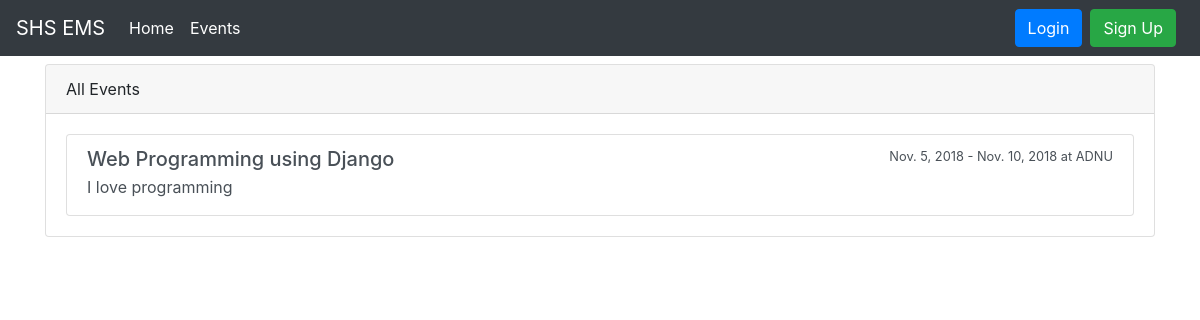
Page /events/ on the earlier database version.
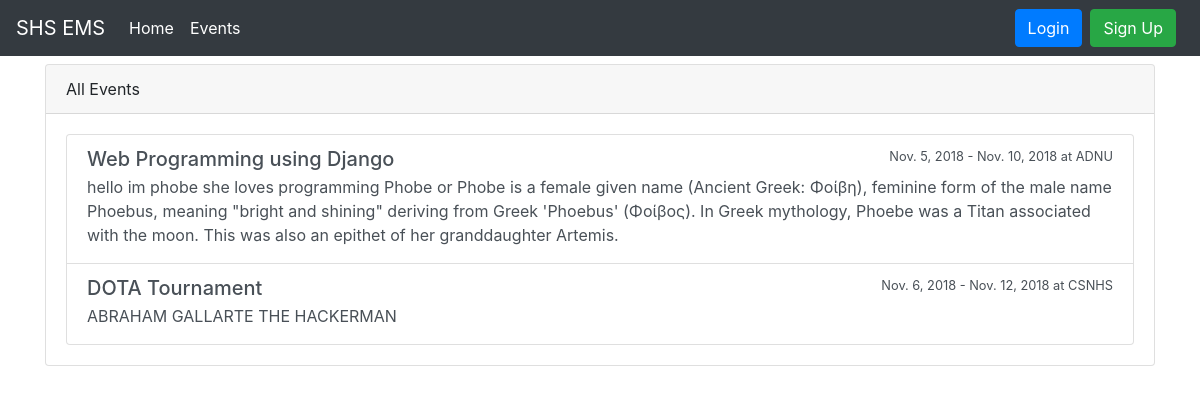
Same page on the later database version.
### events/models.py (models this page shows, shortened)
class Event(models.Model):
    name = models.CharField("Name of Event", max_length = 100, default = "")
    description = models.TextField("Description", max_length = 2000, blank = True)
    max_slots = models.IntegerField("Max Slots", blank = True, null = True)
    date_from = models.DateField("Start Date")
    date_to = models.DateField("End Date")
    time_from = models.TimeField("Start Time")
    time_to = models.TimeField("End Time")
    venue = models.CharField("Venue", max_length = 100)
    date_created = models.DateTimeField("Date Created", auto_now_add = True)
    creator = models.ForeignKey(to="users.Participant", on_delete = models.CASCADE)

### events/views.py (the view)
# urls.py: path("events/", EventListView.as_view(), name="event_list"),
class EventListView(ListView):
    model = Event
    template_name = "event_list.html"
    context_object_name = "event_list"

### templates/event_list.html (shortened to what this page needs)
{% extends "base.html" %}
{% block content %}
<div class="list-group">
    <div class="card mt-2">
            <div class="card-header">
              All Events
            </div>
            <div class="card-body">
              <div class="list-group">
                    {% for event in event_list %}
                    <a href="{% url 'event_detail' event.pk %}" class="list-group-item list-group-item-action flex-column align-items-start">
                      <div class="d-flex w-100 justify-content-between">
                        <h5 class="mb-1">{{ event.name }}</h5>
                        <small>{{ event.date_from }} - {{ event.date_to }} at {{ event.venue }}</small>
                      </div>
                      <p class="mb-1">{{ event.description | slice:":500"}}</p>
                    </a>
            {% endfor %}
        </div>
    </div>
</div>
{% endblock %}

Differences in the rows shown:
changed Event "Web Programming using Django": description "I love programming" → "hello im phobe she loves programming Phobe or Phobe is a female given name (Ancient Greek: Φοίβη), feminine form of the male name Phoebus, meaning \"bright and shining\" deriving from Greek 'Phoebus' (Φοίβος). In Greek mythology, Phoebe was a Titan associated with the moon. This was also an epithet of her granddaughter Artemis."
added Event: name "DOTA Tournament", date_from "Nov. 6, 2018", date_to "Nov. 12, 2018", venue "CSNHS", description "ABRAHAM GALLARTE THE HACKERMAN"
